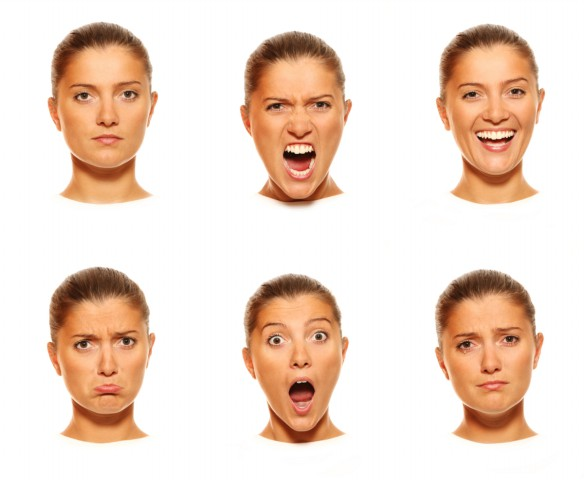
#> input picture Features/caras.jpg, 584 x 480 px
$ python haarCascades.py
#> lines starting #> are read from the running program, lines starting #| are printed output that depends on the picture; after the words box and inside, x2 and y2 are one past the last pixel; in counts of white or black regions, pixels touching at a corner belong together
import numpy as np
import cv2

face_cascade = cv2.CascadeClassifier('C:\\opencv\\build\\etc\\haarcascades\\haarcascade_frontalface_default.xml')
eye_cascade = cv2.CascadeClassifier('C:\\opencv\\build\\etc\\haarcascades\\haarcascade_eye.xml')
img = cv2.imread('caras.jpg')
#> img is the input picture: shape (480, 584, 3); mean B, G, R 205.5, 218.8, 238.9

gray = cv2.cvtColor(img, cv2.COLOR_BGR2GRAY)
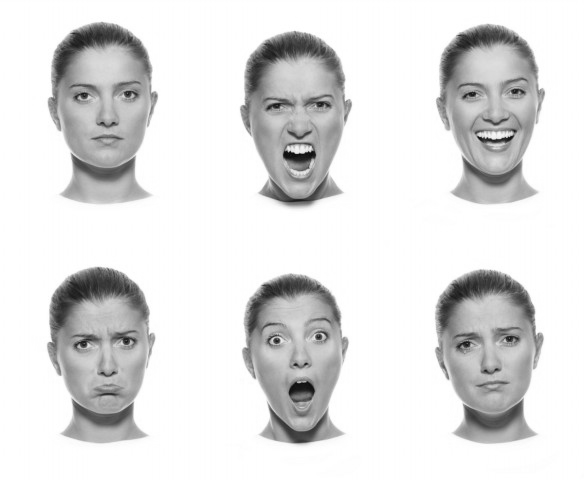
#> gray: shape (480, 584); min 8, max 255, mean 223.3
faces = face_cascade.detectMultiScale(gray, 1.3, 5)
#> faces = [[52, 50, 109, 109], [441, 51, 105, 105], [242, 61, 113, 113], [246, 295, 106, 106], [434, 297, 108, 108], [47, 295, 118, 118]]

for (x,y,w,h) in faces:
    cv2.rectangle(img,(x,y),(x+w,y+h),(255,0,0),2)
    roi_gray = gray[y:y+h, x:x+w]
    roi_color = img[y:y+h, x:x+w]
    eyes = eye_cascade.detectMultiScale(roi_gray)
    for (ex,ey,ew,eh) in eyes:
        cv2.rectangle(roi_color,(ex,ey),(ex+ew,ey+eh),(0,255,0),2)
#> this loop made 6 passes
#> (x, y, w, h, eyes) on passes 1 to 6: (52, 50, 109, 109, [[61, 29, 30, 30], [15, 32, 27, 27]]), (441, 51, 105, 105, [[59, 25, 30, 30], [18, 32, 24, 24]]), (242, 61, 113, 113, [[65, 31, 27, 27], [20, 33, 26, 26]]), (246, 295, 106, 106, [[57, 24, 32, 32], [13, 28, 31, 31]]), (434, 297, 108, 108, [[60, 28, 29, 29], [16, 32, 30, 30]]), (47, 295, 118, 118, [[63, 31, 31, 31], [19, 34, 30, 30]])
#> pass 1, `roi_gray = gray[y:y+h, x:x+w]`:
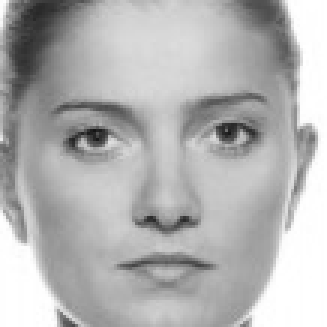
#> roi_gray: shape (109, 109) (shown 3 times larger); min 20, max 255, mean 179.3
#> pass 1, `roi_color = img[y:y+h, x:x+w]`:
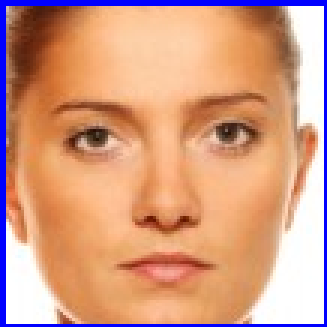
#> roi_color: shape (109, 109, 3) (shown 3 times larger); mean B, G, R 131.8, 156.6, 212
#> pass 2, `roi_color = img[y:y+h, x:x+w]`:
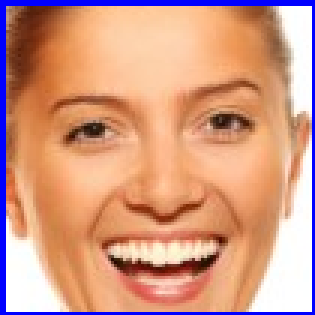
#> roi_color: shape (105, 105, 3) (shown 3 times larger); mean B, G, R 132.4, 154.3, 210.9
#> after the loop:
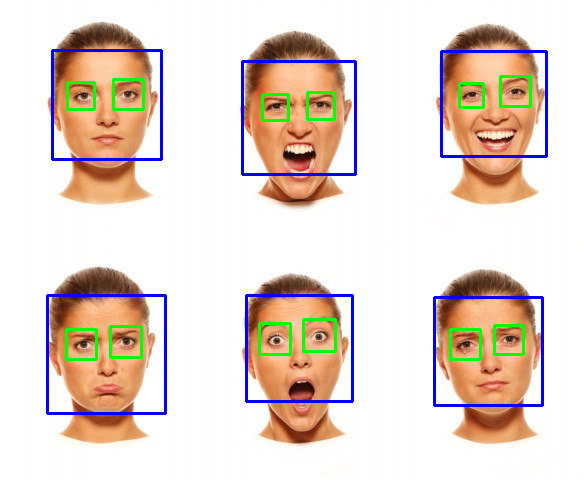
#> img: shape (480, 584, 3); 4.28% of pixels changed, all inside (x1, y1, x2, y2) = (46, 49, 548, 415)
#> after the loop:
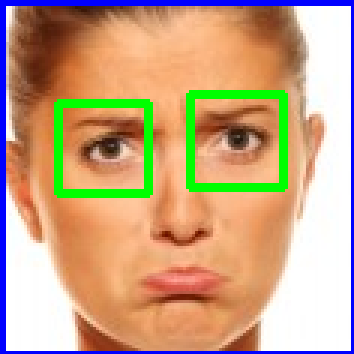
#> roi_color: shape (118, 118, 3) (shown 3 times larger); mean B, G, R 132.7, 164.7, 199.2
#> after the loop:
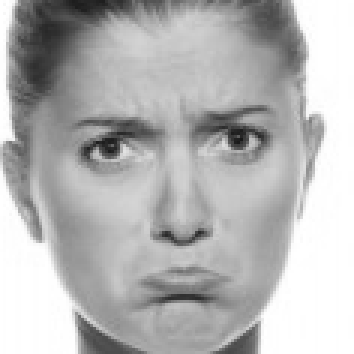
#> roi_gray: shape (118, 118) (shown 3 times larger); min 23, max 255, mean 181.3

cv2.imshow('img',img)

#SALIR (ESC)
while(1):
    tecla = cv2.waitKey(5) & 0xFF
#> (key Esc is pressed here)
    if tecla == 27:
        break
cv2.destroyAllWindows()

$ run again, with Features/personas.jpg copied over Features/caras.jpg
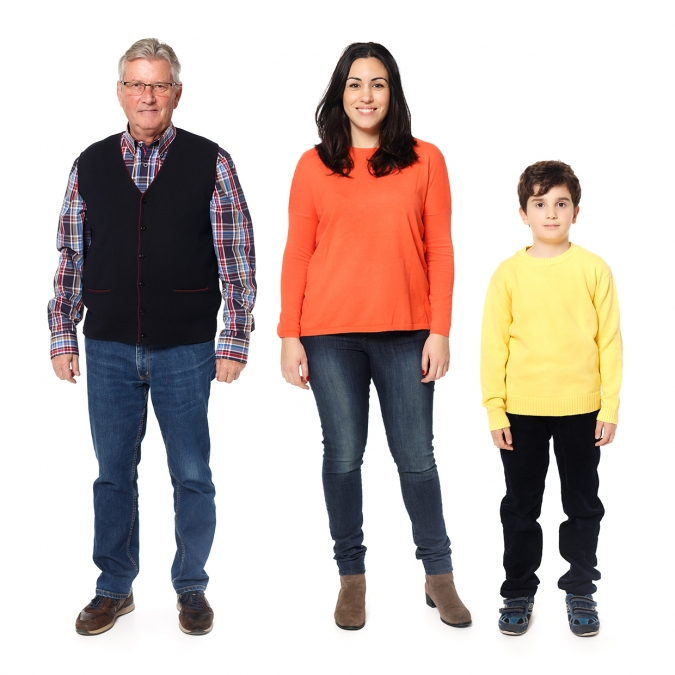
#> input picture Features/personas.jpg, 675 x 675 px
#> img is the input picture: shape (675, 675, 3); mean B, G, R 183.9, 188.8, 200.4
#> faces = [[336, 62, 61, 61], [119, 63, 61, 61], [522, 182, 58, 58]]
#> the loop `for (x,y,w,h) in faces:` made 3 passes
#> (x, y, w, h, eyes) on passes 1, 3: (336, 62, 61, 61, [[8, 12, 22, 22], [31, 13, 22, 22]]), (522, 182, 58, 58, [[29, 11, 21, 21]])
#> after the loop `for (x,y,w,h) in faces:`:
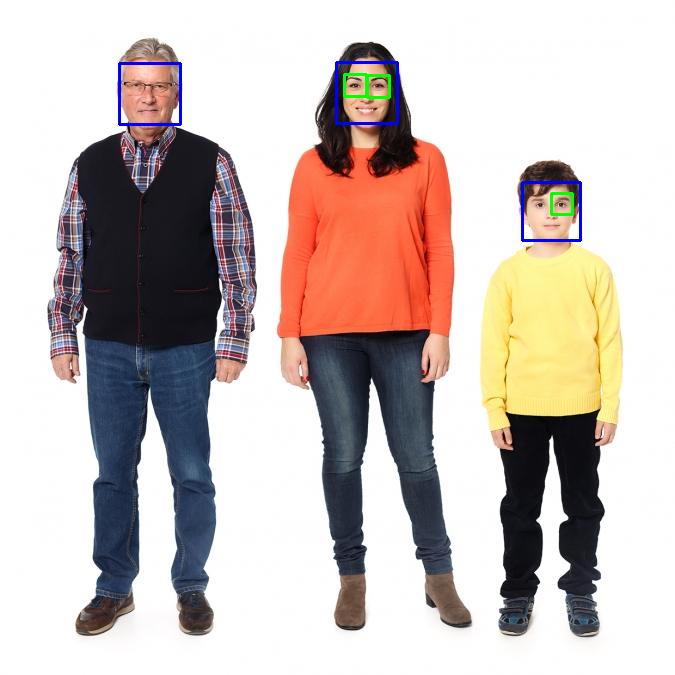
#> img: shape (675, 675, 3); 0.63% of pixels changed, all inside (x1, y1, x2, y2) = (118, 61, 582, 242)
#> after the loop `for (x,y,w,h) in faces:`:
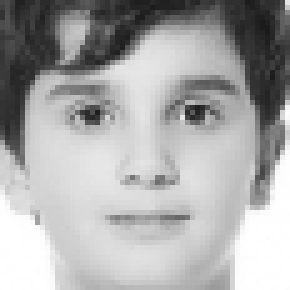
#> roi_gray: shape (58, 58) (shown 5 times larger); min 26, max 255, mean 169.5
